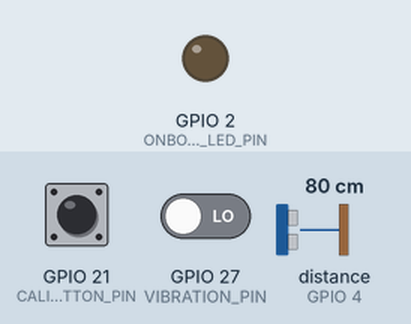
Simulated run of this sketch. Board: ESP32. Shown: output pins drawn as LEDs (lit = HIGH). Inputs (shaded band) come from the test bench; at power-on: GPIO 21 (CALIBRATION_BUTTON_PIN) HIGH, GPIO 27 (VIBRATION_PIN) LOW, distance to the obstacle (sensor on GPIO 4) 80 cm. The echo pulse lasts 58.3 µs per cm; WiFi joins after 1.5 s; servers stay silent unless stated; the local clock reads 2024-03-15 10:24:30 at power-on unless the sketch sets it; EEPROM starts erased; not simulated (calls return 0 or success): arduino_secrets.h; pins used as bus, display or sensor lines are not drawn; what the sketch prints to the serial monitor is not drawn.

Above: at 3.9 s.
4.0 s: GPIO 21 (CALIBRATION_BUTTON_PIN) pulled LOW for 0.15 s
At 5.73 s:
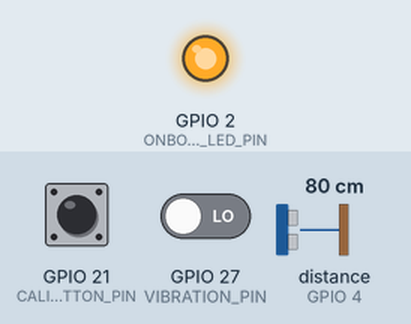
10.1 s: GPIO 21 (CALIBRATION_BUTTON_PIN) pulled LOW for 1 s
At 11.2 s:
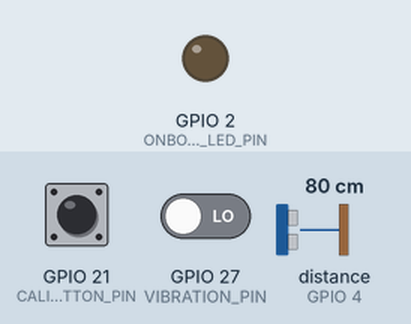
13.9 s: GPIO 21 (CALIBRATION_BUTTON_PIN) pulled LOW for 3.2 s
At 15.65 s:
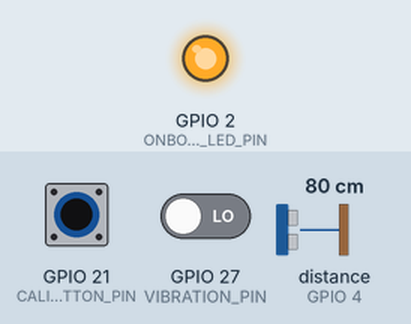
Timing chart, 0 to 18.0 s (numbered marks = the images above; inputs shaded):
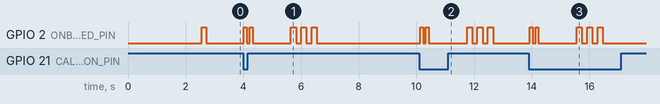

The sketch:

smart_bin_esp32.ino
```cpp
/* Smart Bin ESP32 - account-aware reward firmware
 * Pins: HC-SR04 5/4, SW-420 27, button 21, RC522 18/19/23/15/22, LED 2.
 * WiFi + Supabase key belong in arduino_secrets.h.
 */
#include <WiFi.h>
#include <HTTPClient.h>
#include <Preferences.h>
#include <SPI.h>
#include <MFRC522.h>
#include "time.h"
#include "arduino_secrets.h"

const char* WIFI_SSID=WIFI_SSID_VALUE;
const char* WIFI_PASSWORD=WIFI_PASSWORD_VALUE;
const char* SUPABASE_ANON_KEY=SUPABASE_ANON_KEY_VALUE;
const char* SUPABASE_URL="https://bpecehlmvzuirxmruvyt.supabase.co/rest/v1";
String DEVICE_ID="BIN_ESP32_001";
#define TRIG_PIN 5
#define ECHO_PIN 4
#define VIBRATION_PIN 27
#define CALIBRATION_BUTTON_PIN 21
#define RC522_RST_PIN 22
#define RC522_SS_PIN 15
#define ONBOARD_LED_PIN 2

const float DEFAULT_BASELINE=25.0f;
const unsigned long READ_INTERVAL=30000, QUIET_MS=3000, SETTLE_MS=1000, BUTTON_MS=75, WIFI_RETRY_MS=30000;
const unsigned long REWARD_WINDOW_MS=10000, RATE_LIMIT_MS=300000;
const float MIN_RISE=2.0f;
const int POINTS=10;

Preferences prefs;
MFRC522 rfid(RC522_SS_PIN,RC522_RST_PIN);
float baseline=DEFAULT_BASELINE,currentFill=0;
bool calibrated=false,inMotion=false;
unsigned long lastRead=0,lastWifiRetry=0,motionStart=0,lastMotion=0,buttonChanged=0;
uint32_t motionStartPulses=0,processedPulses=0;
float fillBeforeMotion=0;
volatile uint32_t pulses=0;
volatile unsigned long lastPulse=0;
volatile bool pulsePending=false;
bool lastButton=HIGH;
struct Session{bool active;String uid;unsigned long started;float fillAtTap;}; Session session={false,"",0,0};
struct Limit{String uid;unsigned long time;}; Limit limits[10]; int limitCount=0;
struct Event{String endpoint,payload;}; Event buffer[20]; int bufferCount=0;

void IRAM_ATTR vibrationISR(){pulses++;lastPulse=millis();pulsePending=true;}
void led(bool on){digitalWrite(ONBOARD_LED_PIN,on?HIGH:LOW);}
void blink(int n,int on=150,int off=150){for(int i=0;i<n;i++){led(true);delay(on);led(false);if(i<n-1)delay(off);}}

float ultrasonic(){float a[5];int n=0;for(int i=0;i<5;i++){digitalWrite(TRIG_PIN,LOW);delayMicroseconds(2);digitalWrite(TRIG_PIN,HIGH);delayMicroseconds(10);digitalWrite(TRIG_PIN,LOW);unsigned long d=pulseIn(ECHO_PIN,HIGH,30000);if(d){float cm=d*.0343f/2.0f;if(cm>=2&&cm<=400)a[n++]=cm;}delay(60);}if(n<3)return NAN;for(int i=0;i<n-1;i++)for(int j=i+1;j<n;j++)if(a[i]>a[j]){float t=a[i];a[i]=a[j];a[j]=t;}return a[n/2];}
float fillPct(float d){if(!calibrated||isnan(d)||baseline<=0)return NAN;return constrain(((baseline-d)/baseline)*100.0f,0.0f,100.0f);}
String timestamp(){struct tm t;if(!getLocalTime(&t,1000))return "1970-01-01T00:00:00Z";char b[30];strftime(b,sizeof(b),"%Y-%m-%dT%H:%M:%SZ",&t);return String(b);}

void wifi(){Serial.print("Connecting to WiFi: ");Serial.println(WIFI_SSID);WiFi.mode(WIFI_STA);WiFi.begin(WIFI_SSID,WIFI_PASSWORD);for(int i=0;i<20&&WiFi.status()!=WL_CONNECTED;i++){delay(500);Serial.print(".");}Serial.println();if(WiFi.status()==WL_CONNECTED){Serial.println("WiFi connected!");Serial.print("IP address: ");Serial.println(WiFi.localIP());configTime(0,0,"pool.ntp.org","time.nist.gov");Serial.println("NTP synchronization started.");}else Serial.println("WiFi connection failed - will retry later.");}

bool post(const String& path,const String& body){if(WiFi.status()!=WL_CONNECTED)return false;HTTPClient h;if(!h.begin(String(SUPABASE_URL)+"/"+path))return false;h.setTimeout(6000);h.addHeader("Content-Type","application/json");h.addHeader("apikey",SUPABASE_ANON_KEY);h.addHeader("Authorization",String("Bearer ")+SUPABASE_ANON_KEY);h.addHeader("Prefer","return=minimal");int code=h.POST(body);bool ok=code>=200&&code<300;if(!ok){Serial.print("Supabase request failed: ");Serial.println(code);if(code>0)Serial.println(h.getString());}h.end();return ok;}
void sendOrBuffer(const String& path,const String& body){if(!post(path,body)){if(bufferCount>=20){for(int i=0;i<19;i++)buffer[i]=buffer[i+1];bufferCount=19;}buffer[bufferCount++]={path,body};Serial.print("Event buffered. Total: ");Serial.println(bufferCount);}}
void flushBuffer(){while(WiFi.status()==WL_CONNECTED&&bufferCount){if(!post(buffer[0].endpoint,buffer[0].payload))return;for(int i=0;i<bufferCount-1;i++)buffer[i]=buffer[i+1];bufferCount--;}}

void loadCalibration(){if(!prefs.begin("smartbin",true))return;float x=prefs.getFloat("baseline",NAN);prefs.end();if(!isnan(x)&&x>5&&x<400){baseline=x;calibrated=true;Serial.print("Loaded saved calibration: ");Serial.print(x,1);Serial.println(" cm");}else Serial.println("No valid saved calibration. Press button once with EMPTY bin.");}
bool calibrate(){Serial.println("CALIBRATION START - keep bin empty and still");blink(2,100,100);delay(1000);float d=ultrasonic();if(isnan(d)||d<=5||d>=400){Serial.println("CALIBRATION FAILED");blink(5,100,100);return false;}baseline=d;calibrated=true;currentFill=0;if(prefs.begin("smartbin",false)){prefs.putFloat("baseline",d);prefs.end();}Serial.print("Calibration successful: ");Serial.print(d,1);Serial.println(" cm");blink(3,180,180);Serial.println("CALIBRATION END");return true;}
void button(){bool s=digitalRead(CALIBRATION_BUTTON_PIN);unsigned long n=millis();if(s!=lastButton&&n-buttonChanged>=BUTTON_MS){buttonChanged=n;lastButton=s;if(s==LOW)calibrate();}}

void reading(){float d=ultrasonic();if(isnan(d)){Serial.println("Ultrasonic read failed.");return;}float f=fillPct(d);if(isnan(f)){Serial.println("No valid calibration.");return;}currentFill=f;Serial.print("Fill: ");Serial.print(f,1);Serial.print("% | Distance: ");Serial.print(d,1);Serial.println(" cm");String p="{\"device_id\":\""+DEVICE_ID+"\",\"fill_pct\":"+String(f,1)+",\"timestamp\":\""+timestamp()+"\"}";sendOrBuffer("bin_readings",p);}

bool limited(const String& uid){unsigned long n=millis();for(int i=0;i<limitCount;i++)if(limits[i].uid==uid)return n-limits[i].time<RATE_LIMIT_MS;return false;}
void rewardRecorded(const String& uid){unsigned long n=millis();for(int i=0;i<limitCount;i++)if(limits[i].uid==uid){limits[i].time=n;return;}if(limitCount<10){limits[limitCount++]={uid,n};return;}int old=0;for(int i=1;i<10;i++)if(limits[i].time<limits[old].time)old=i;limits[old]={uid,n};}

// The backend decides whether this UID belongs to an account. Linked cards get
// confirmed/10 points; unlinked cards become pending_link/0 points.
bool recordReward(const String& uid,float before,float after){String p="{\"p_card_uid\":\""+uid+"\",\"p_device_id\":\""+DEVICE_ID+"\",\"p_fill_before\":"+String(before,1)+",\"p_fill_after\":"+String(after,1)+",\"p_points\":"+String(POINTS)+"}";return post("rpc/record_reward",p);}

void motion(){unsigned long now=millis();uint32_t p;unsigned long lp;bool pending;noInterrupts();p=pulses;lp=lastPulse;pending=pulsePending;pulsePending=false;interrupts();if(p!=processedPulses||pending){processedPulses=p;if(!inMotion){inMotion=true;motionStart=now;motionStartPulses=p;fillBeforeMotion=currentFill;Serial.println("Motion window started.");}lastMotion=lp;}if(inMotion&&now-lastMotion>QUIET_MS){uint32_t count=p-motionStartPulses;unsigned long dur=lastMotion-motionStart;if(!session.active&&count>3&&dur>1000){delay(SETTLE_MS);float d=ultrasonic();float after=fillPct(d);if(!isnan(after)){float drop=fillBeforeMotion-after;String type=drop>10?"emptied":drop>3?"emptied_unconfirmed":"handling_no_empty";String q="{\"device_id\":\""+DEVICE_ID+"\",\"event_type\":\""+type+"\",\"fill_pct_before\":"+String(fillBeforeMotion,1)+",\"fill_pct_after\":"+String(after,1)+",\"pulse_count\":"+String(count)+",\"active_duration_ms\":"+String(dur)+",\"timestamp\":\""+timestamp()+"\"}";sendOrBuffer("empty_events",q);currentFill=after;}}inMotion=false;motionStartPulses=p;}}

void rfidTap(){if(!rfid.PICC_IsNewCardPresent()||!rfid.PICC_ReadCardSerial())return;String uid="";for(byte i=0;i<rfid.uid.size;i++){if(rfid.uid.uidByte[i]<16)uid+="0";uid+=String(rfid.uid.uidByte[i],HEX);}uid.toUpperCase();rfid.PICC_HaltA();rfid.PCD_StopCrypto1();Serial.print("RFID tap detected: ");Serial.println(uid);if(limited(uid)){Serial.println("Card rate limited.");blink(1,500,100);return;}if(session.active){Serial.println("Reward session already active.");return;}session={true,uid,millis(),currentFill};Serial.println("Reward session started - dispose waste within 10 seconds.");}

void rewardCheck(){if(!session.active)return;unsigned long now=millis();if(now-session.started>REWARD_WINDOW_MS){Serial.println("Disposal window expired.");session.active=false;return;}if(!inMotion)return;noInterrupts();uint32_t p=pulses;interrupts();uint32_t count=p-motionStartPulses;unsigned long dur=now-motionStart;if(count<3||dur<500)return;delay(SETTLE_MS);float d=ultrasonic();if(isnan(d))return;float after=fillPct(d);if(isnan(after))return;float rise=after-session.fillAtTap;Serial.print("Fill at tap: ");Serial.print(session.fillAtTap,1);Serial.print("% | Fill after: ");Serial.print(after,1);Serial.print("% | Rise: ");Serial.print(rise,1);Serial.println("%");if(rise>=MIN_RISE){Serial.println("DISPOSAL CONFIRMED - checking account");if(recordReward(session.uid,session.fillAtTap,after)){Serial.println("Reward processed by backend (linked or pending card).");rewardRecorded(session.uid);currentFill=after;session.active=false;blink(2,100,100);}else Serial.println("Reward NOT processed. No local points awarded.");}}

void setup(){Serial.begin(115200);delay(1000);Serial.println("\n================================\nSMART BIN ESP32 STARTING\n================================");pinMode(ONBOARD_LED_PIN,OUTPUT);led(false);pinMode(TRIG_PIN,OUTPUT);pinMode(ECHO_PIN,INPUT);digitalWrite(TRIG_PIN,LOW);pinMode(CALIBRATION_BUTTON_PIN,INPUT_PULLUP);lastButton=digitalRead(CALIBRATION_BUTTON_PIN);pinMode(VIBRATION_PIN,INPUT);noInterrupts();pulses=0;lastPulse=0;pulsePending=false;interrupts();attachInterrupt(digitalPinToInterrupt(VIBRATION_PIN),vibrationISR,RISING);SPI.begin();rfid.PCD_Init();Serial.println("RC522 initialized.");loadCalibration();wifi();if(calibrated)reading();lastRead=millis();blink(1,150,100);Serial.println("\nSMART BIN READY.\n");}
void loop(){unsigned long n=millis();if(WiFi.status()!=WL_CONNECTED&&n-lastWifiRetry>WIFI_RETRY_MS){wifi();lastWifiRetry=n;}else if(WiFi.status()==WL_CONNECTED&&bufferCount)flushBuffer();button();if(n-lastRead>READ_INTERVAL){reading();lastRead=n;}motion();rfidTap();rewardCheck();delay(10);}
```

Measured:
- after the input at 4.0 s, GPIO 2 (ONBOARD_LED_PIN): LOW → HIGH at once, → LOW 0.10 s later, → HIGH 0.10 s later, → LOW 0.10 s later, … (10 changes in this stretch)
- after the input at 10.1 s, GPIO 2 (ONBOARD_LED_PIN): LOW → HIGH at once, → LOW 0.10 s later, → HIGH 0.10 s later, → LOW 0.10 s later, … (10 changes in this stretch)
- after the input at 13.9 s, GPIO 2 (ONBOARD_LED_PIN): LOW → HIGH at once, → LOW 0.10 s later, → HIGH 0.10 s later, → LOW 0.10 s later, … (10 changes in this stretch)
